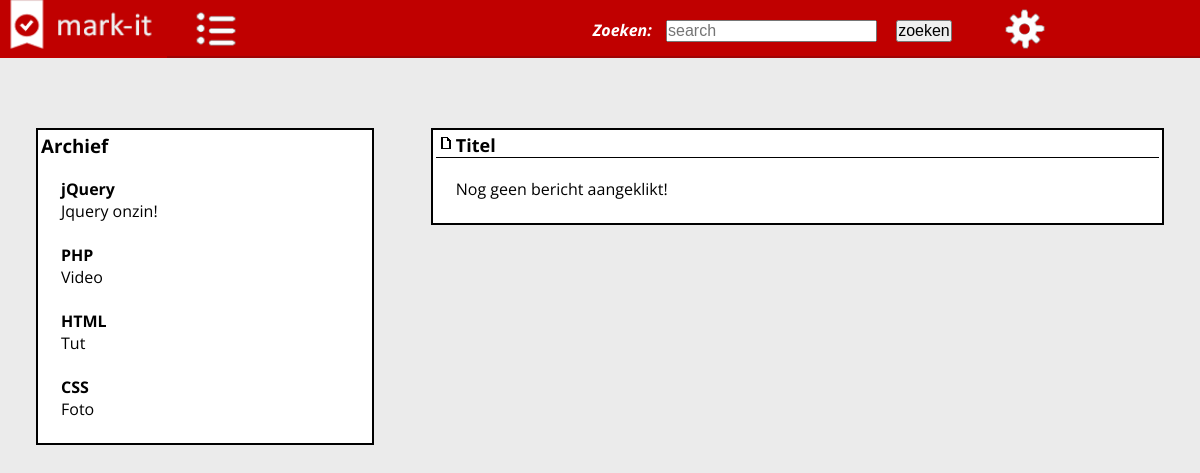
/article.php, run on an earlier commit of the app's database.
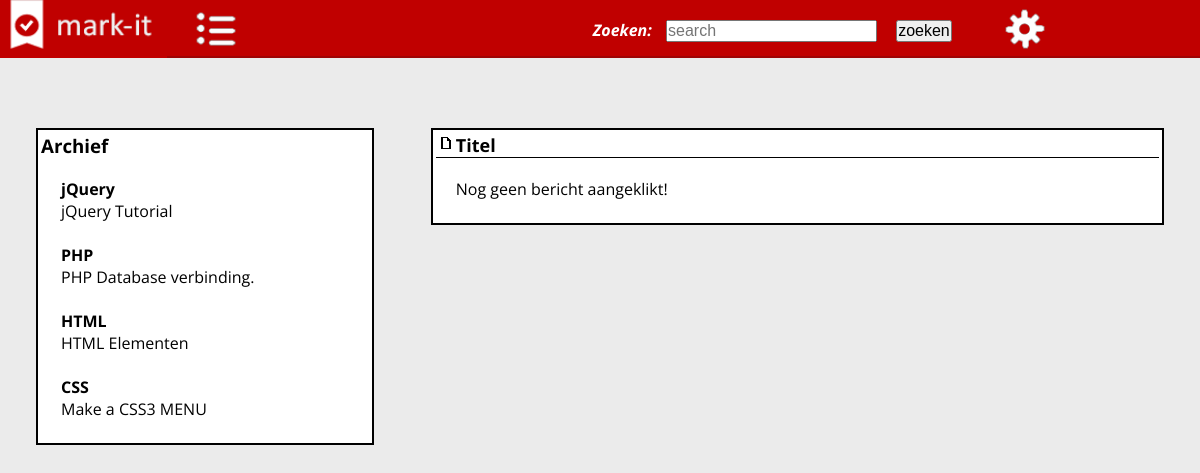
And on a later commit of the database.
### tables this page shows
CREATE TABLE IF NOT EXISTS `tuts` (
  `id` int(11) NOT NULL AUTO_INCREMENT,
  `titel` varchar(255) DEFAULT NULL,
  `bericht` text,
  `type` int(11) DEFAULT NULL,
  `videolink` varchar(255) DEFAULT NULL,
  `afbeelding` varchar(255) DEFAULT NULL,
  `auteur` varchar(255) DEFAULT NULL,
  PRIMARY KEY (`id`)
);

### article.php (the view, shortened to what this page needs)
<?php
require("./template/header.php");
?>
	<div class="wrapper">
		<div class="rij1-1">
			<div class="tutorials">
		 		<h3>Archief</h3>
		 		<?php
				echo'<section class="tekst">';
			$sql = $mysqli->query("SELECT * FROM tuts WHERE type = 4") or die('error');
			if(mysqli_num_rows($sql) > 0)
			{
			echo'<dt><b>jQuery</b></dt>';
				while($row = mysqli_fetch_object($sql))
				{
				echo'<dl>';
				if($row->type == '4')
				{
		 				echo'<dd><a href="./article.php?id='.$row->id.'">'.$row->titel.'</a></dd>';
				}
				echo'</dl>';
				}
				}
				echo'<br>';
				$sql = $mysqli->query("SELECT * FROM tuts WHERE type = 3") or die('error');
			if(mysqli_num_rows($sql) > 0)
			{
		 		echo'<dt><b>PHP</b></dt>';
				while($row = mysqli_fetch_object($sql))
				{
               echo'<dl>';
				if($row->type == '3')
				{
		 				echo'<dd><a href="./article.php?id='.$row->id.'">'.$row->titel.'</a></dd>';
				}
				echo'</dl>';
				}
				}
				echo'<br>';
				$sql = $mysqli->query("SELECT * FROM tuts WHERE type = 1") or die('error');
			if(mysqli_num_rows($sql) > 0)
			{
			echo'<dt><b>HTML</b></dt>';
				while($row = mysqli_fetch_object($sql))
				{
				echo'<dl>';
				if($row->type == '1')
				{
		 				echo'<dd><a href="./article.php?id='.$row->id.'">'.$row->titel.'</a></dd>';
				}
				echo'</dl>';
				}
				}
				echo'<br>';
				$sql = $mysqli->query("SELECT * FROM tuts WHERE type = 2") or die('error');
			if(mysqli_num_rows($sql) > 0)
			{
			echo'<dt><b>CSS</b></dt>';
				while($row = mysqli_fetch_object($sql))
				{
					echo'<dl>';
				if($row->type == '2')
				{
		 				echo'<dd><a href="./article.php?id='.$row->id.'">'.$row->titel.'</a></dd>';
				}
				echo'</dl>';
				}
				echo'</section>';
				}
				?>
			</div>
		</div>
		<div class="rij2-2">
			<div class="fotos">
			<?php if(isset($_GET['id']))
			{
			    $id = Security($_GET['id']);
				$sql = $mysqli->query("SELECT * FROM tuts WHERE id = '".$id."' LIMIT 1");
				$row = mysqli_fetch_object($sql);
		 		echo'<h2>'.$row->titel.'</h2>';
				if(trim($row->videolink))
			{
			echo '<center><iframe width="532" height="315" src="'.$row->videolink.'" frameborder="0" allowfullscreen></iframe></center>';
			}
			else
			{
			echo '<div class="image"><center><img src="'.$row->afbeelding.'" style="width:200px;" alt="'.$row->titel.'"></center>	</div>';
			}
		 		echo'<div style="margin-left:100px;"><section class="tekst">'.$row->bericht.'</section></div>';
			}
			else
			{
			echo'<h2>Titel</h2>';
		 		echo'<section class="tekst">Nog geen bericht aangeklikt!</section>';
			}
			?>
			</div>
			</div>
	</div>
</body></html>

### template/header.php (shortened to what this page needs)
<html><head>
	<link rel="stylesheet" href="css/style.css">
</head>
<body>
	<header class="top-fixed">
		<nav class="menu">
		<img class="banner" src="img/web-icons/header.PNG">
			<div class="top-left">
				<span class="menu-icon">
				<a href="./index.php">	<img class="top" src="img/icons/mnu.png">
					<img class="bottom" src="img/icons/mnu-hover.png"></a>
				</span>
				<form action="./zoekresultaten.php" method="get">
				<div class="search">
					<label for="mysearch"><cite>Zoeken:</cite></label>
					<input id="mysearch" name="zoek" type="search" placeholder="search">
					<input type = "submit" name="submit" id="submit" value="zoeken">
				</div>
                </form>
				</div>
			<div class="top-right">
				<span class="optie-icon">
				<?php if(!isset($_SESSION['userdata']))
					{
					echo'<a href="./inloggen.php"><img class="after" src="img/icons/opties-hover.png"></a>';
					}
					else
					{
					echo'<img class="before" src="img/icons/opties.png">';
					echo'<a href="./admin.php"><img class="after" src="img/icons/opties-hover.png"></a>';
					}
					?>
				</span>
			</div>
		</nav>
	</header>

### css/style.css (style rules this page uses)
* { margin: 0; padding:0; }
body { background-color: #ebebeb; margin: auto; font-family: 'Open Sans', sans-serif; }
a { text-decoration: none; color: black; }
.top-fixed { width: 100%; height: 56px; background-color: rgba(192,0,0,1); border-bottom: solid 2px rgba(21,24,26,0.2); z-index: 40; top: 0; }
.top-fixed img { height: 58px; }
nav.menu { width: 100%; margin: auto; clear: both; }
.top-left { width: 30%; height: 60px; margin-left: 10px; float: left; }
.menu-icon { position: relative; left: 10px; top: 0; height: 40px; width: 40px; }
.menu-icon img { position: absolute; -webkit-transition: opacity 0.1s ease-in-out; -moz-transition: opacity 0.1s ease-in-out; -o-transition: opacity 0.1s ease-in-out; transition: opacity 0.1s ease-in-out; }
.banner { float: left; }
.top-right { width: 20%; height: 60px; margin-right: 12%; float: right; }
.optie-icon { float: right; position: relative; height: 60px; width: 60px; }
.optie-icon img { position: absolute; -webkit-transition: opacity 0.1s ease-in-out; -moz-transition: opacity 0.1s ease-in-out; -o-transition: opacity 0.1s ease-in-out; transition: opacity 0.1s ease-in-out; }
.wrapper { width: 94%; height: 800px; margin: auto; padding-top: 70px; }
form { width: 780px; height: 500px; }
input { margin: 10px 5px 5px 10px; font-size: 16px; }
.tutorials { -webkit-column-count:1; -moz-column-count:1; column-count:1; margin-bottom: 10px; border: 2px solid #000000; padding: 3px; background-color: white; }
.fotos { -webkit-column-count:1; -moz-column-count:1; column-count:1; margin-bottom: 10px; border: 2px solid #000000; padding: 3px; background-color: white; }
h2 { font-size: 18px; vertical-align: top; text-align: left; width: auto; border-bottom: 1px solid #000000; margin-bottom: 5px; }
h2:before { content: url('../img/add/doc2.png'); vertical-align: top; }
section.tekst { margin: 20px; }
.search { float: right; margin-top: 10px; }
.search cite { color: white; font-weight: bold; }
.rij1-1 { width:30%; height:auto; float: left; margin-right: 5%; }
.rij2-2 { width:65%; height:auto; float:left; }

What changed in the data, as far as the page shows it:
removed tuts: titel "Jquery onzin!", shown under "Archief"
removed tuts: titel "Video"
removed tuts: titel "Tut"
removed tuts: titel "Foto"
added tuts: titel "jQuery Tutorial", shown under "Archief"
added tuts: titel "PHP Database verbinding."
added tuts: titel "HTML Elementen"
added tuts: titel "Make a CSS3 MENU"
